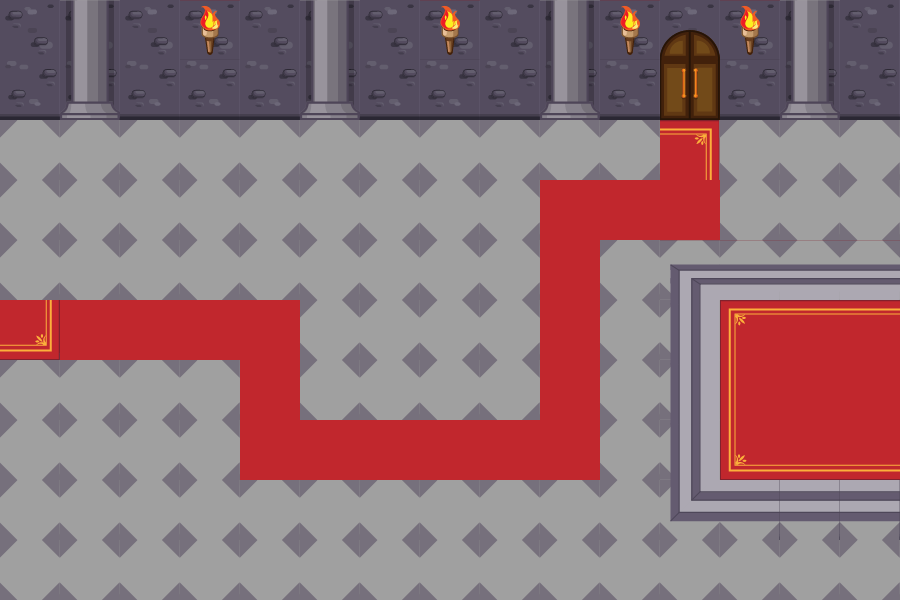

This game map was drawn from its Tiled (.tmx) file and the tilesets committed beside it. A one-line description and the trimmed map source follow:
An orthogonal 15x10 tile map with 60x60 px tiles, 2 tile layers (Tile Layer 1, Tile Layer 2).

<map version="1.0" orientation="orthogonal" renderorder="right-down" width="15" height="10" tilewidth="60" tileheight="60" nextobjectid="1">
 <tileset firstgid="1" name="CASTLE tile-set rev 2" tilewidth="60" tileheight="60" tilecount="24">
  <image source="terrain/castle@60.png" width="240" height="360" />
  <tile id="2">
   <properties>
    <property name="walkable" value="" />
   </properties>
  </tile>
  <tile id="5">
   <properties>
    <property name="walkable" value="" />
   </properties>
  </tile>
  <tile id="10">
   <properties>
    <property name="base" value="" />
    <property name="walkable" value="" />
   </properties>
  </tile>
  <tile id="23">
   <properties>
    <property name="spawn" value="" />
    <property name="walkable" value="" />
   </properties>
  </tile>
 </tileset>
 <layer name="Tile Layer 1" width="15" height="10">
  <data>[150 cells, 150 non-empty, 3 distinct tile ids]</data>
 </layer>
 <layer name="Tile Layer 2" width="15" height="10">
  <data>[150 cells, 53 non-empty, 18 distinct tile ids]</data>
 </layer>
</map>
